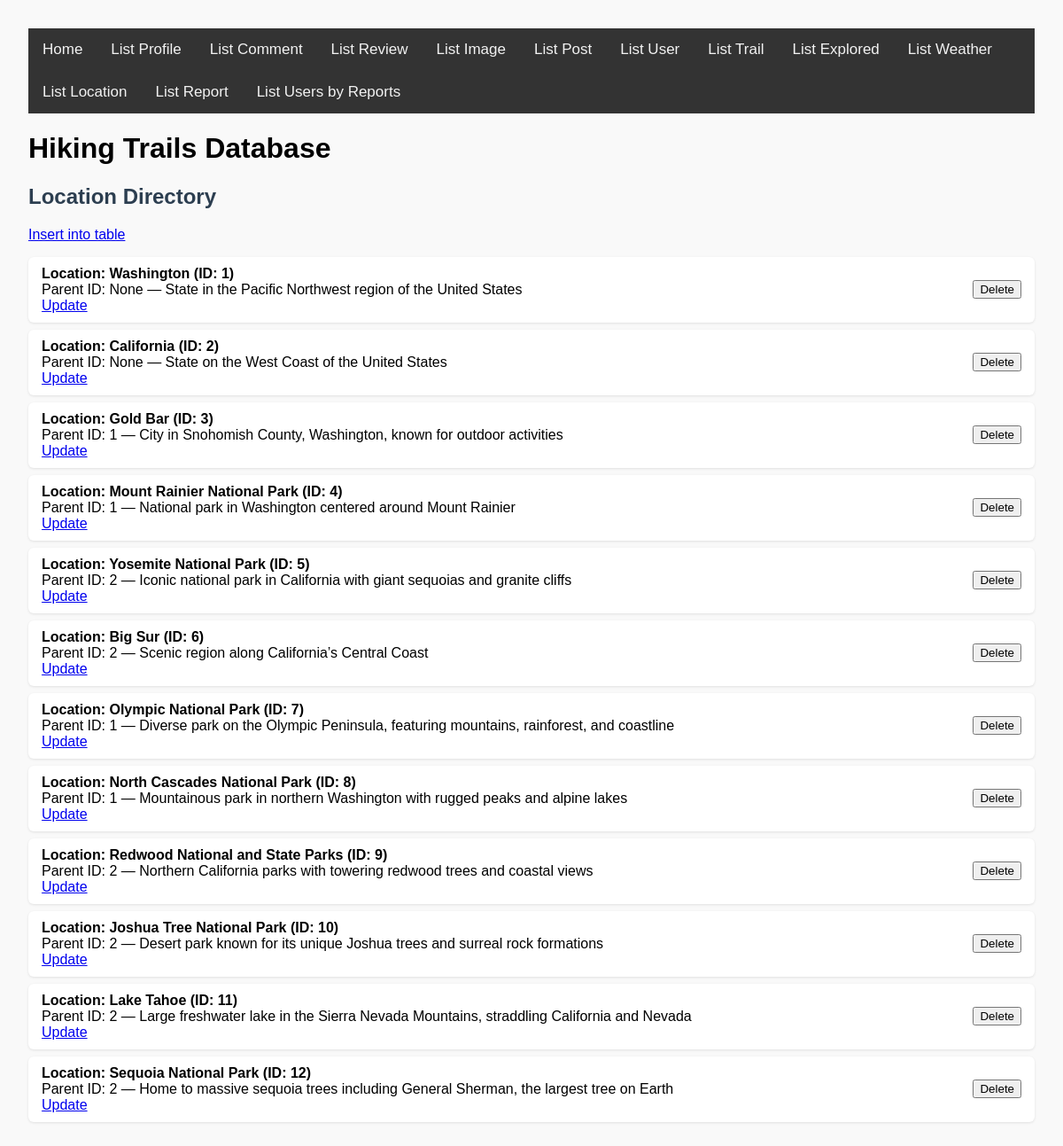
The page /list_location.php on the database its author committed.
### tables this page shows
CREATE TABLE `location` (
  `LocationID` int(11) NOT NULL AUTO_INCREMENT PRIMARY KEY,
  `ParentLocationID` int(11) default NULL,
  `Name` text NOT NULL,
  `Description` text NOT NULL,
  FOREIGN KEY (`ParentLocationID`) REFERENCES `location`(`LocationID`) ON DELETE CASCADE
);

### list_location.php (the view, shortened to what this page needs)
<?php
require_once 'render.php';
?>
<!DOCTYPE html>
<html lang="en">
<head>
    <link rel="stylesheet" href="base.css">
</head>
<body>
<?php require_once 'header.inc.php'; ?>
<div>
    <h2>Location Directory</h2>
    <a href="./insert.php?table=location">Insert into table</a>
    <?php
    $conn = new mysqli($servername, $username, $password, $database, $port, $socket);
    $sql = "SELECT LocationID, ParentLocationID, Name, Description FROM location";
    $stmt = $conn->prepare($sql);
    $stmt->execute();
    $location_id = $parent_location_id = $name = $description = null;
    render_rows(
        $stmt,
        function ($location_id, $parent_location_id, $name, $description) {
            $title = get_row_title("Location: $name (ID: $location_id)");
            $sub = get_row_sub("Parent ID: " . ($parent_location_id ?? "None") . " — $description");
            $edit_link = "<a href='update_location.php?location_id=$location_id' class='edit-link'>Update</a>";
            return "$title<br>$sub<br>$edit_link";
        },
        "LocationID",
        "location",
        false,
        $location_id, $parent_location_id, $name, $description
    );
    ?>
</div>
</body>
</html>

### render.php (shortened to what this page needs)
<?php
function render_rows(
    mysqli_stmt $stmt,
    callable $get_row_func,
    string $primary_key_column,
    string $table_name,
    bool $is_composite = false,
    &$bound_var,
    &...$bound_vars
): void {
    $stmt->execute();
    $stmt->bind_result($bound_var, ...$bound_vars);
    $rows = [];
    while ($stmt->fetch()) {
        $row = [$bound_var];
        foreach ($bound_vars as $var) {
            $row[] = $var;
        }
        $rows[] = $row;
    }
    echo "<ul class='row-list'>";
    foreach ($rows as $row_data) {
        $clean_var = htmlspecialchars($row_data[0]);
        $form_fields = "";
        $row_id = $clean_var;
        echo "<li style='display: flex; justify-content: space-between; align-items: center; flex-direction: row;'>
            <div>" . $get_row_func(...$row_data) . "</div>";
        if (!empty($primary_key_column)) {
            echo "<form method='POST' style='margin-left: 1em;' onsubmit=\"return confirm('Delete this row?');\">
                <input type='hidden' name='row_id' value='" . $row_id . "'>
                <input type='hidden' name='table' value='" . $table_name . "'>
                $form_fields
                <button type='submit' class='delete-btn'>Delete</button>
            </form>";
        }
        echo "</li>";
    }
    echo "</ul>";
}
function get_row_title(string $column_data): string {
    return "<strong>" . $column_data . "</strong>";
}
function get_row_sub(string $column_data): string {
    return  $column_data;
}
?>

### base.css (style rules this page uses)
body { font-family: Arial, sans-serif; margin: 2em; background-color: #f9f9f9; }
h2 { color: #2c3e50; }
ul.row-list { list-style: none; padding: 0; }
ul.row-list li, .insert-input-div { background: #ffffff; padding: 10px 15px; margin: 8px 0; border-radius: 6px; box-shadow: 0 1px 3px rgba(0, 0, 0, 0.1); }

### rows shown on the page
location: column_data "Location: Washington (ID: 1)", sub "Parent ID: None — State in the Pacific Northwest region of the United States"
location: column_data "Location: California (ID: 2)", sub "Parent ID: None — State on the West Coast of the United States"
location: column_data "Location: Gold Bar (ID: 3)", sub "Parent ID: 1 — City in Snohomish County, Washington, known for outdoor activities"
location: column_data "Location: Mount Rainier National Park (ID: 4)", sub "Parent ID: 1 — National park in Washington centered around Mount Rainier"
location: column_data "Location: Yosemite National Park (ID: 5)", sub "Parent ID: 2 — Iconic national park in California with giant sequoias and granite cliffs"
location: column_data "Location: Big Sur (ID: 6)", sub "Parent ID: 2 — Scenic region along California’s Central Coast"
location: column_data "Location: Olympic National Park (ID: 7)", sub "Parent ID: 1 — Diverse park on the Olympic Peninsula, featuring mountains, rainforest, and coastline"
location: column_data "Location: North Cascades National Park (ID: 8)", sub "Parent ID: 1 — Mountainous park in northern Washington with rugged peaks and alpine lakes"
location: column_data "Location: Redwood National and State Parks (ID: 9)", sub "Parent ID: 2 — Northern California parks with towering redwood trees and coastal views"
location: column_data "Location: Joshua Tree National Park (ID: 10)", sub "Parent ID: 2 — Desert park known for its unique Joshua trees and surreal rock formations"
location: column_data "Location: Lake Tahoe (ID: 11)", sub "Parent ID: 2 — Large freshwater lake in the Sierra Nevada Mountains, straddling California and Nevada"
location: column_data "Location: Sequoia National Park (ID: 12)", sub "Parent ID: 2 — Home to massive sequoia trees including General Sherman, the largest tree on Earth"
